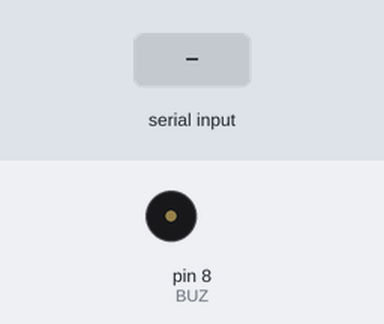
This sketch was run on a simulated Arduino Uno, built with avr-gcc and run on an emulated ATmega328P. On the bench: buzzer (waves = sounding). The test bench sets the inputs (shaded band). What the sketch prints to the serial monitor is not drawn.

Above: at 1.5 s.
1.6 s: "v\n" received over Serial
At 1.81 s:
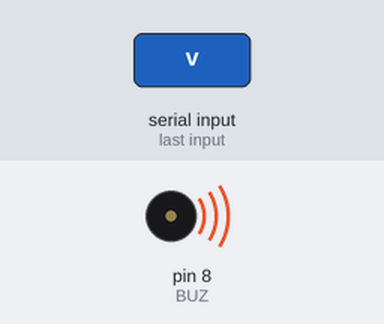
4.6 s: "0,1\n" received over Serial
6.1 s: "h,1\n" received over Serial
Timing chart, 0 to 9.1 s (numbered marks = the images above; inputs shaded):
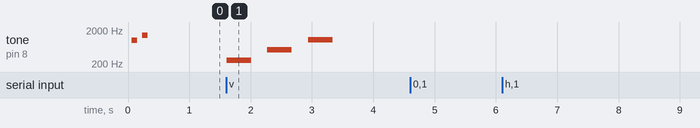

The sketch:

n150-uno-buzzer.ino
```cpp
/*
 * n150-uno-buzzer.ino — v1 蜂鸣器版（用声音表达心情）
 *
 * 接线（不用驱动板，直接插开发板）:
 *   2 脚蜂鸣器:  长脚/带 + 标记 -> D8 ，短脚 -> GND
 *   3 脚模块:    VCC/+ -> 5V ，GND/- -> GND ，IO/S/SIG -> D8
 *
 * 串口命令（9600，每条一行）:
 *   v          三音测试：判断是有源还是无源蜂鸣器（听三个音高是否不同）
 *   m          弹我写的曲子（心情）
 *   p<Hz>,<ms> 单音，例如 p523,300 （Hz=0 表示休止）
 *   0          停
 *   h          帮助
 */
const uint8_t BUZ = 8;

/* 我写的曲子 —— {音高Hz, 时长ms}，0 = 休止
 * 结构: 起立(上行) -> 小跳(雀跃) -> 舒展(半音记忆点) -> 落定 -> 收尾
 */
const uint16_t MELODY[][2] = {
  {262, 180}, {294, 180}, {330, 180}, {349, 180}, {392, 420}, {0, 120},
  {392, 120}, {440, 120}, {392, 120}, {330, 360}, {0, 120},
  {440, 180}, {523, 180}, {440, 180}, {349, 360}, {0, 120},
  {392, 180}, {523, 500}, {0, 150},
  {659, 150}, {587, 150}, {523, 150}, {392, 200}, {523, 700}, {0, 400}
};
const uint8_t MELODY_N = sizeof(MELODY) / sizeof(MELODY[0]);

void note(uint16_t f, uint16_t ms) {
  if (f == 0) { noTone(BUZ); delay(ms); return; }
  tone(BUZ, f);
  delay(ms);
  noTone(BUZ);
  delay(12);                       // 音符间留一点缝，听得出节奏
}

void playMelody() {
  Serial.print(F("[m] 演奏中，共 ")); Serial.print(MELODY_N); Serial.println(F(" 个音符"));
  for (uint8_t i = 0; i < MELODY_N; i++) note(MELODY[i][0], MELODY[i][1]);
  Serial.println(F("[m] 结束"));
}

void voiceTest() {
  Serial.println(F("[v] 三音测试: 262Hz -> 523Hz -> 1047Hz（每个 400ms）"));
  uint16_t f[3] = {262, 523, 1047};
  for (uint8_t i = 0; i < 3; i++) {
    Serial.print(F("  ")); Serial.print(i + 1); Serial.print(F(") "));
    Serial.print(f[i]); Serial.println(F("Hz"));
    note(f[i], 400);
    delay(250);
  }
  Serial.println(F("[v] 完。若三个音高明显不同=无源蜂鸣器；若只是三段一样的响=有源。"));
}

void help() {
  Serial.println(F("v=三音测试 | m=弹曲子 | p<Hz>,<ms>=单音 | 0=停 | h=帮助"));
}

void handle(String &l) {
  if (l == "0")     { noTone(BUZ); Serial.println(F("[ok] stop")); return; }
  if (l == "h")     { help(); return; }
  if (l == "v")     { voiceTest(); return; }
  if (l == "m")     { playMelody(); return; }
  if (l[0] == 'p') {
    int c = l.indexOf(',');
    uint16_t f = l.substring(1, c > 0 ? c : l.length()).toInt();
    uint16_t ms = c > 0 ? l.substring(c + 1).toInt() : 300;
    if (ms == 0 || ms > 5000) ms = 300;
    Serial.print(F("[ok] tone ")); Serial.print(f); Serial.print(F("Hz ")); Serial.print(ms); Serial.println(F("ms"));
    note(f, ms);
    return;
  }
  Serial.print(F("[err] 未知命令: ")); Serial.println(l);
}

void setup() {
  pinMode(BUZ, OUTPUT);
  noTone(BUZ);
  Serial.begin(9600);
  Serial.println();
  Serial.println(F("n150-uno-buzzer v1 就绪（蜂鸣器接 D8 + GND）"));
  help();
  tone(BUZ, 1000); delay(90); noTone(BUZ); delay(80);   // 开机两声，确认蜂鸣器接线
  tone(BUZ, 1400); delay(90); noTone(BUZ);
  Serial.println(F("(开机两声 = 蜂鸣器接线正常)"));
}

void loop() {
  if (Serial.available()) {
    String l = Serial.readStringUntil('\n');
    l.trim();
    if (l.length()) handle(l);
  }
}
```

Measured:
- after the input at 1.6 s, tone on pin 8 (BUZ): plays 262 Hz for 0.40 s, 523 Hz for 0.40 s, 1047 Hz for 0.40 s, starting at once
- after the input at 4.6 s, every drawn part: stays the same
- after the input at 6.1 s, every drawn part: stays the same
